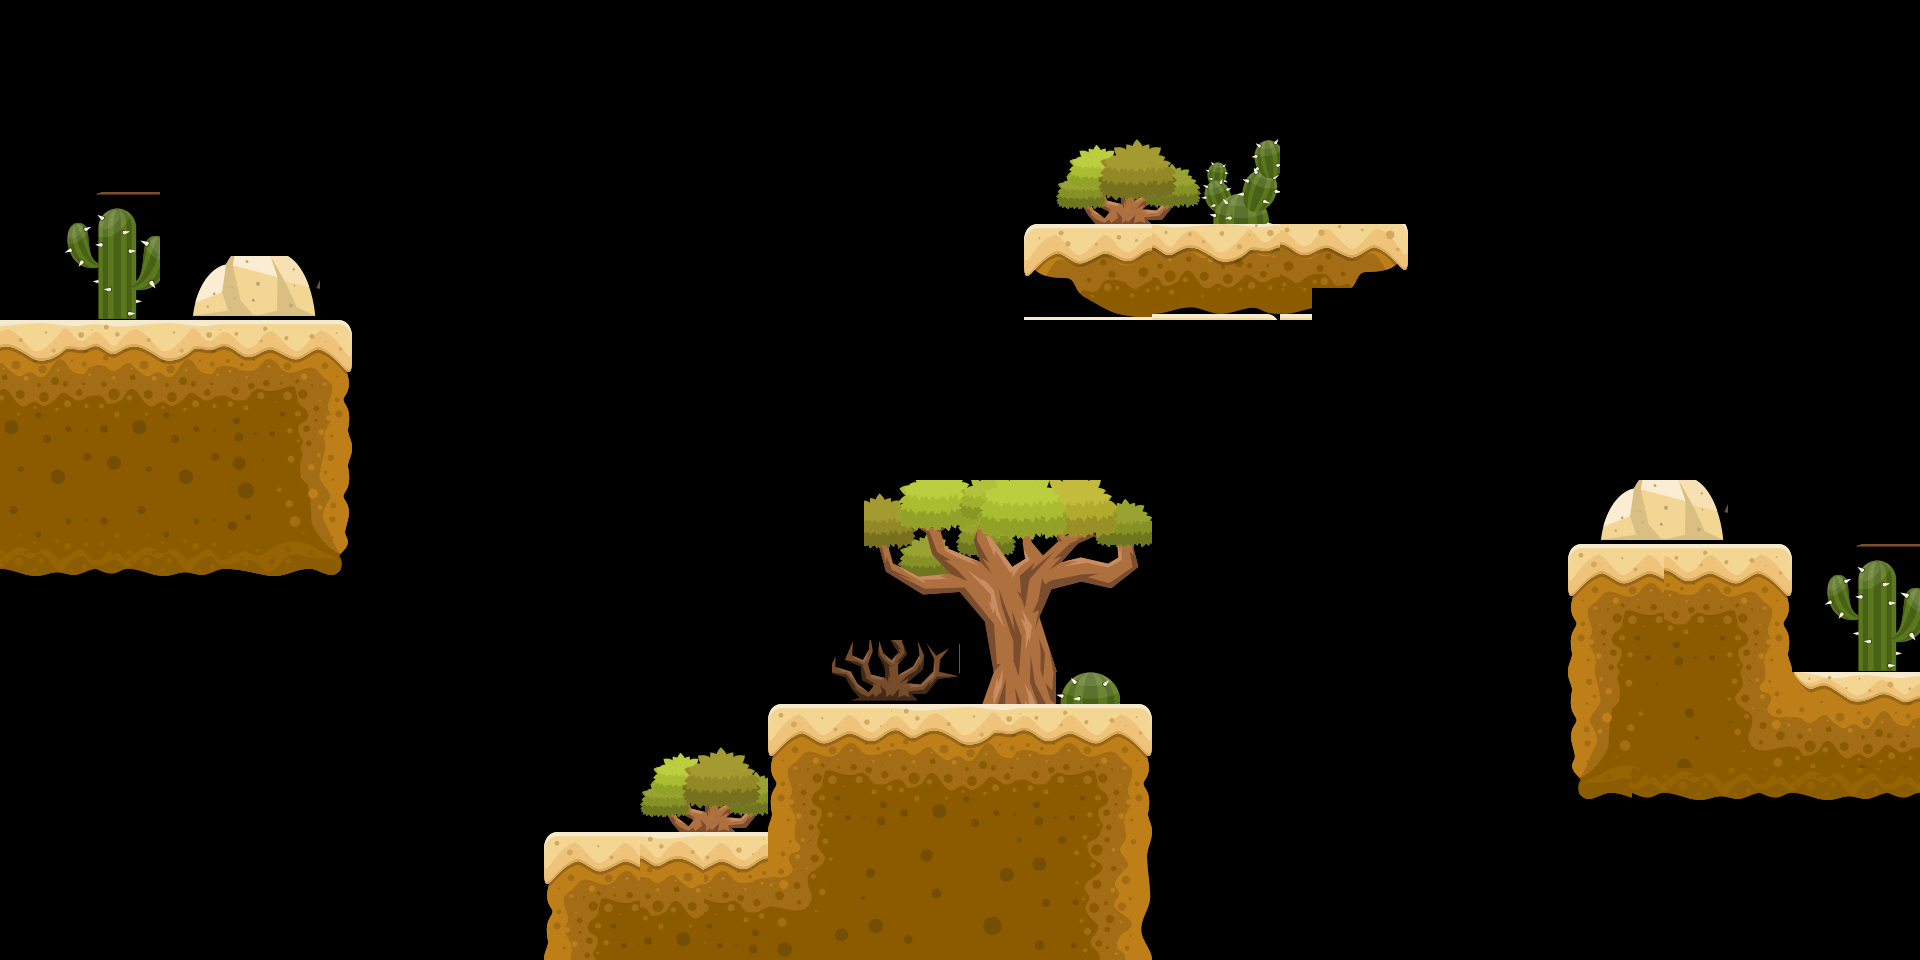

A level layout from a 2D game, rendered from its tile map. Below: a short description, then the map file with tile-grid data replaced by summaries:
An orthogonal 60x30 tile map with 32x32 px tiles, 2 tile layers (Objects, ground), 2 tilesets and 11 objects (7x collision, 4x respawn).

<map version="1.0" tiledversion="1.1.6" orientation="orthogonal" renderorder="right-down" width="60" height="30" tilewidth="32" tileheight="32" infinite="0" nextobjectid="18">
 <tileset firstgid="1" source="DesertTiles.tsx" />
 <tileset firstgid="241" source="DesertObjects.tsx" />
 <layer name="Objects" width="60" height="30">
  <data>[1800 cells, 138 non-empty, 106 distinct tile ids]</data>
 </layer>
 <objectgroup name="collision">
  <object id="1" name="collision" type="collision" x="0.720076" y="323.093" width="345.784" height="249.885" />
  <object id="3" name="collision" type="collision" x="544.939" y="835.348" width="225.509" height="123.883" />
  <object id="4" name="collision" type="collision" x="770.216" y="707.436" width="374.421" height="249.885" />
  <object id="5" name="collision" type="collision" x="863.763" y="470.705" width="286.601" height="230.794" />
  <object id="6" name="collision" type="collision" x="1026.04" y="224.427" width="380.148" height="95.2458" />
  <object id="7" name="collision" type="collision" x="1572.05" y="548.979" width="217.873" height="249.885" />
  <object id="8" name="collision" type="collision" x="1791.6" y="674.981" width="128.144" height="123.883" />
 </objectgroup>
 <objectgroup name="respawn">
  <object id="9" name="respawn" type="respawn" x="1134.12" y="88.4062" width="80.8285" height="128.82" />
  <object id="12" name="respawn" type="respawn" x="593.584" y="698.409" width="80.8285" height="128.82" />
  <object id="14" name="respawn" type="respawn" x="93.4579" y="183.127" width="80.8285" height="128.82" />
  <object id="15" name="respawn" type="respawn" x="1707.5" y="407.932" width="80.8285" height="128.82" />
 </objectgroup>
 <layer name="ground" width="60" height="30">
  <data>[1800 cells, 317 non-empty, 195 distinct tile ids]</data>
 </layer>
</map>